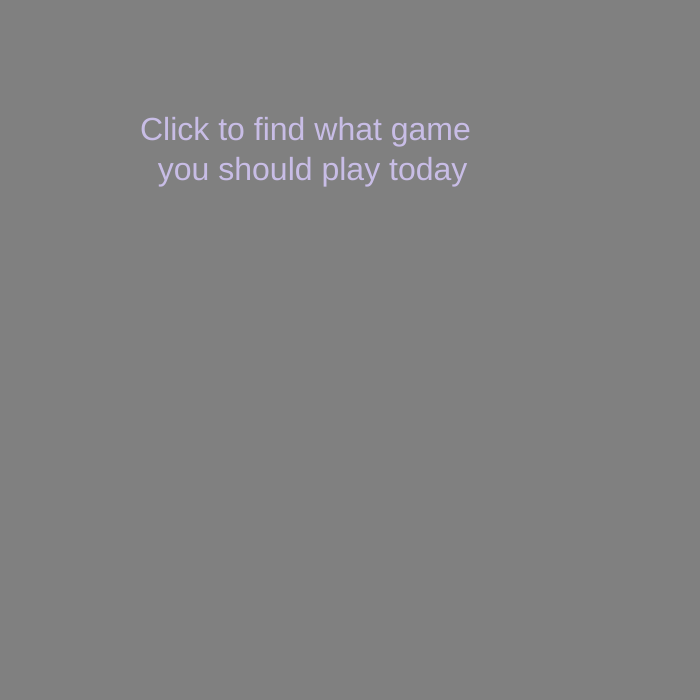
Frame 1 (no input)
Frame 60 (no input): identical to frame 1, image omitted
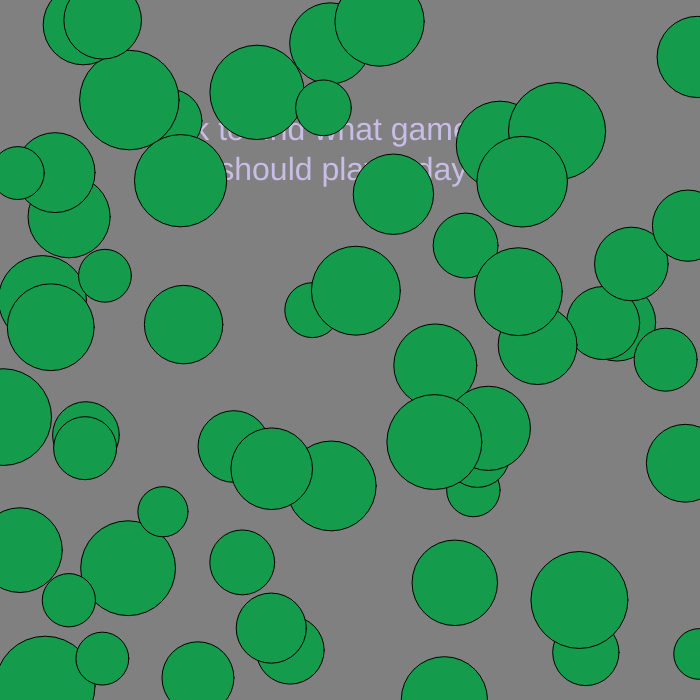
Frame 120 (the mouse pressed at the canvas centre since frame 60)

The p5.js sketch that drew these frames (run headless with seeded random() and noise() and a simulated clock; from frame 60 on, the mouse is pressed at the canvas centre):

// p5.js sketch
// ── sketch.js
//command+b will make code nice

let games = [{
  name: "Destiny 2",
  thing: "Traveler"
}, {
  name: "Apex Legends",
  thing: "Legend"
}, {
  name: "Hearthstone",
  thing: "Card"
}, {
  name: "Warhammer 40k",
  thing: "Forest"
}, {
  name: "Splitgate",
  thing: "Portal"
}, {
  name: "Phasmophoria",
  thing: "Wall"
}, {
  name: "New World",
  thing: "Sword"
}, {
  name: "Deathloop",
  thing: ""
}, {
  name: "Hades",
  thing: ""
}, {
  name: "Monster Hunter: World",
  thing: ""
}, {
  name: "League of Legends",
  thing: ""
}
]

let randomIndex;
let animating = false;

function setup() {
  createCanvas(700, 700);
  background(128,128,128);
  textSize(32);
  angleMode(DEGREES)

  fill (200,189,230)
  textAlign(LEFT);
  text(`Click to find what game 
  you should play today`, width/5, height/5)

}

function draw() {

if (animating == true){
  fill(20,155,75)
  ellipse (random(width), random(height), random(50,100))
  }
}

function randomizer(){
  animating = false;
 if (games[0]){ 
  //This shows a random name and splies it our of array
  background(random(200, 255));
  randomIndex = int(random(games.length));
  fill(122,128,144)
  textAlign(LEFT);
  text(`Today, you will play ${games[randomIndex].name}`, width/5, height/6)
  games.splice(randomIndex, 1)

 } else{
  background(random(200, 255));
  textAlign(CENTER);
  text("Nothing left!")
 }
}

function mousePressed(){
  animating = true;
  setTimeout(randomizer, 3000);
}
